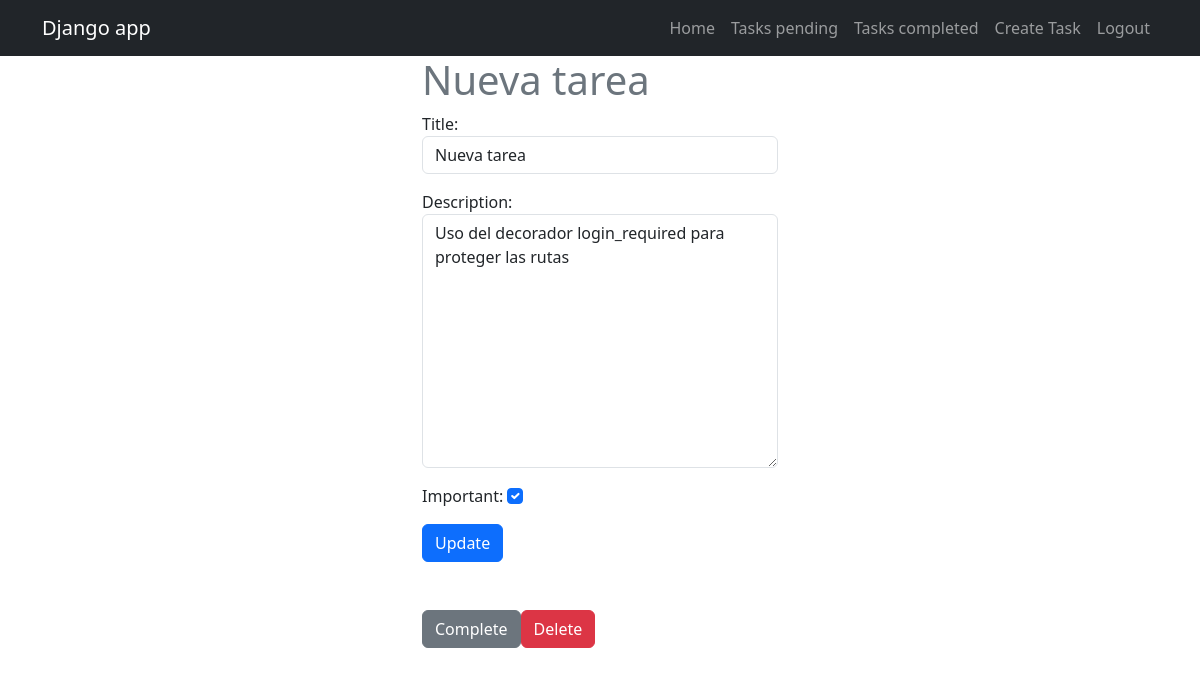
Page /tasks/8/ (signed in) on the committed database.
### tasks/models.py (models this page shows, shortened)
class Task(models.Model):
    title = models.CharField(max_length=200)
    description = models.TextField(blank=True)
    created = models.DateTimeField(auto_now_add=True)
    dateCompleted = models.DateTimeField(null=True, blank=True)
    important = models.BooleanField(default=False)
    user = models.ForeignKey(User, on_delete=models.CASCADE)

### tasks/views.py (the view, shortened to what this page needs)
# urls.py: path("tasks/<int:taskId>/", views.taskDetail, name="taskDetail"),
@login_required
def taskDetail(request, taskId):
    if request.method == 'GET':
        task = get_object_or_404(Task, pk=taskId, user=request.user) # * pk -> primary key
        form = TaskForm(instance=task)
        return render(request, 'task_detail.html', {
            'task' : task,
            'form' : form,
        })

### tasks/forms.py
class TaskForm(forms.ModelForm):
    class Meta:
        model = Task
        fields = [
            'title',
            'description',
            'important',
        ]
        widgets = {
            'title' : forms.TextInput(attrs={'class' : 'form-control', 'placeholder' : 'Write a title'}),
            'description' : forms.Textarea(attrs={'class' : 'form-control', 'placeholder' : 'Write a description'}),
            'important' : forms.CheckboxInput(attrs={'class' : 'form-check-input'}),
        }

### tasks/templates/task_detail.html (shortened to what this page needs)
{% extends 'base.html' %}
{% block content %}
    <main class="container">
        <div class="row">
            <div class="col-md-4 offset-md-4">
                <h1 class="text-secondary">{{ task.title }}</h1>
                <form method="POST">
                    {{ form.as_p }}
                    <button class="btn btn-primary">
                        Update
                    </button>
                </form>
                <div class="mt-5 d-flex">
                    <form method="POST" action="{% url 'completeTask' task.id %}">
                        <button class="btn btn-secondary">
                            Complete
                        </button>
                    </form>
                    <form method="POST" action="{% url 'deleteTask' task.id %}">
                        <button class="btn btn-danger">
                            Delete
                        </button>
                    </form>
                </div>
            </div>
        </div>
    </main>
{% endblock %}

### rows in the picture
Task: title "Nueva tarea", description "Uso del decorador login_required para proteger las rutas", important "☑"
